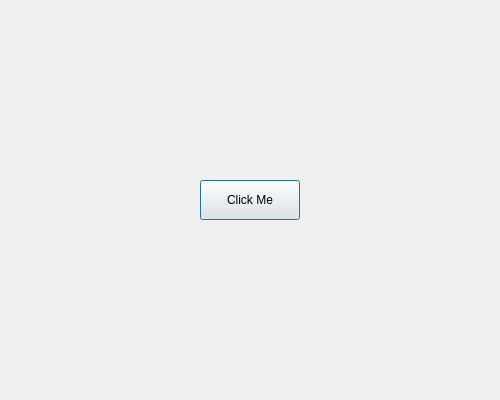
<?xml version='1.0' encoding='utf-8'?>
<ui version="4.0">
  <!-- Generated for PYSIDE6 -->
  <class>my_first_test</class>
  <widget class="QDialog" name="my_first_test">
    <property name="geometry">
      <rect>
        <x>0</x>
        <y>0</y>
        <width>500</width>
        <height>400</height>
      </rect>
    </property>
    <property name="windowTitle">
      <string>my_first_test</string>
    </property>
    <widget class="QPushButton" name="testButton">
      <property name="text">
        <string>Click Me</string>
      </property>
      <property name="geometry">
        <rect>
          <x>200</x>
          <y>180</y>
          <width>100</width>
          <height>40</height>
        </rect>
      </property>
    </widget>
  </widget>
</ui>
